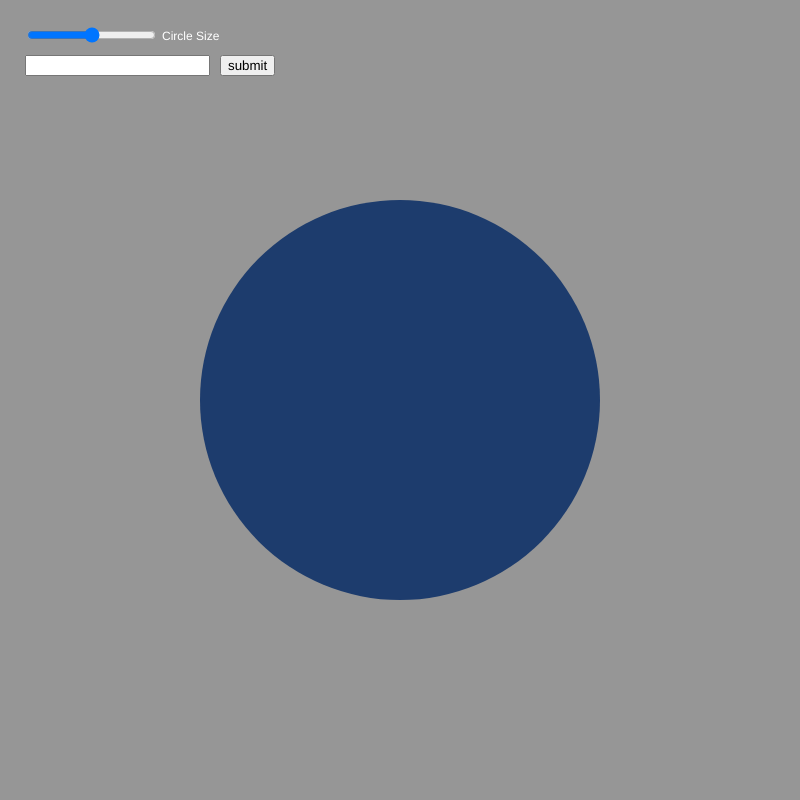
Frame 1 (no input)
Frame 60 (no input): identical to frame 1, image omitted
Frame 120 (the mouse pressed at the canvas centre since frame 60): identical to frame 1, image omitted

The p5.js sketch that drew this single still picture (run headless with seeded random() and noise() and a simulated clock; from frame 60 on, the mouse is pressed at the canvas centre):

// p5.js sketch
// ── sketch.js
var backgroundShade = 0; //our

function setup(){
  createCanvas(800,800);
  textSize(12);

  //create a HTML slider (with DOM library) to change size of circle
  circleSlider = createSlider(0,width,width/2); //min,max//default value
  circleSlider.position(25,25); //position of slider on screen
  //create a text input field whose value will change the background shade
  input = createInput();
  input.position(25,55);
  button = createButton('submit');  //create button
  button.position(input.x+input.width+10, 55);
  button.mousePressed(changeBackground);
}
function draw(){
  background(150);

  var circleWidth = circleSlider.value();

  fill(29,60,109);
  noStroke();
  ellipse(width/2, height/2, circleWidth, circleWidth);

  fill(255);
  text("Circle Size", circleSlider.x+circleSlider.width+8, 40)
}

function changeBackground(){
  //get the value of text input field
  var inputArgument = input.value();
  //need to check if number is between 0-255
  if(isNaN(inputArgument)){
    console.log("Argument is not a number")
}
    else{
      if(inputArgument >= 0 && inputArgument <= 255){
        backgroundShade = Number(inputArgument); //must make this into a number
      }
      else{
        console.log("Number out of range; should be 0-255")
      }
    }
  }
